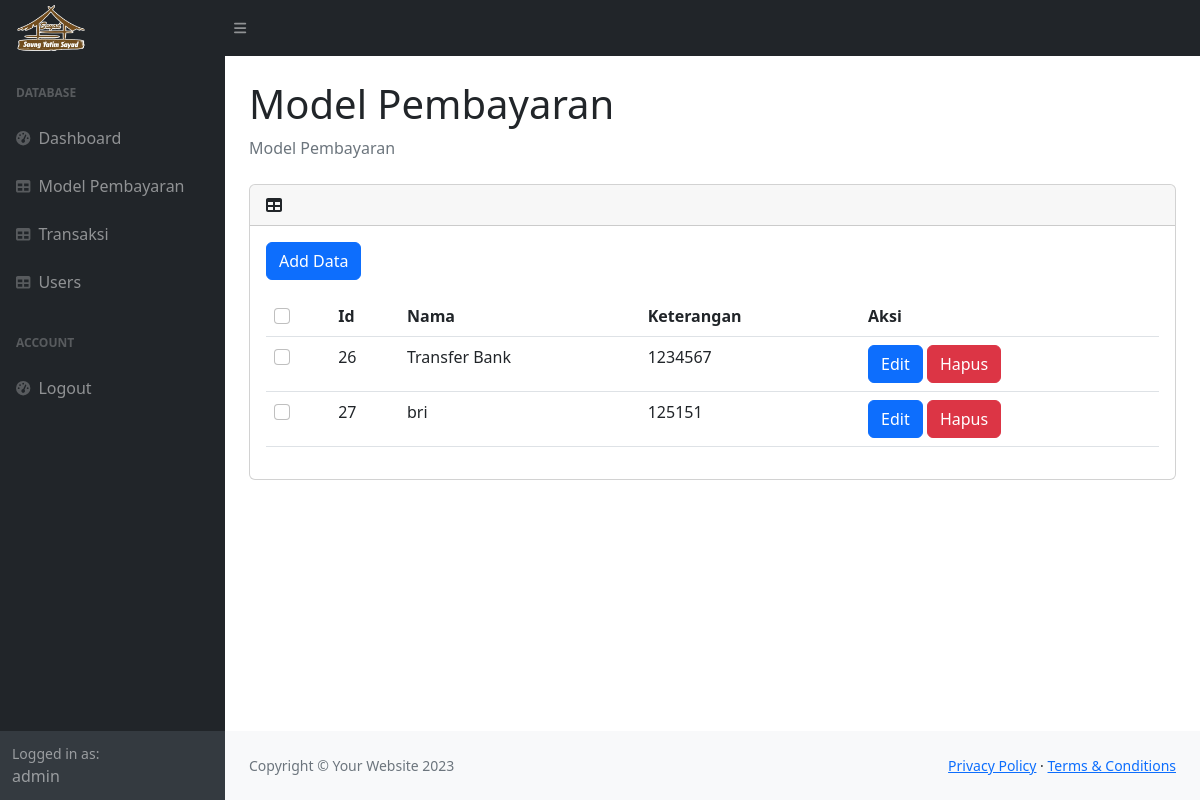
Before: /admin/modelpembayaran.php (signed in) with the older database file.
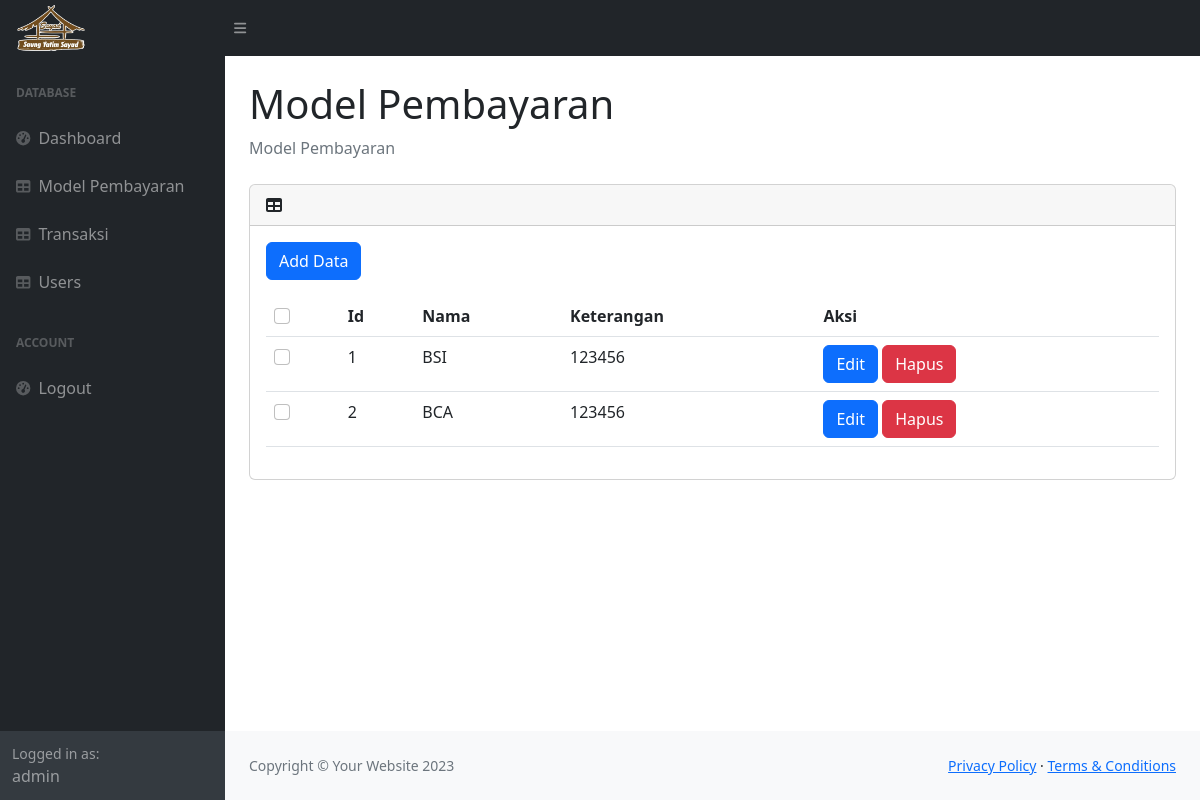
After: the same page with the newer database file.
### tables this page shows
CREATE TABLE `model_pembayaran` (
  `id_model` int(11) NOT NULL,
  `metode` varchar(50) NOT NULL,
  `keterangan` varchar(255) DEFAULT NULL,
  `is_deleted` tinyint(1) DEFAULT 0
);

### admin/modelpembayaran.php (called while the page is built, shortened)
<?php
    require_once __DIR__ . '/../models/modelpembayaran.php';
    $models = ModelPembayaran::get_all_active();
    require_once __DIR__ . '/views/layout.php';
    require_once __DIR__ . '/views/modelpembayaran.php';
?>

### models/user.php (called while the page is built, shortened)
<?php
    class User extends Model{
        protected $username;
        function get_username(){
            return $this->username;
        }
    }
?>

### models/modelpembayaran.php (called while the page is built, shortened)
<?php
    require_once __DIR__ . '/transaksi.php';
    class ModelPembayaran extends Model{
        protected $id;
        protected $nama;
        protected $keterangan;
        function __construct($id, $nama, $keterangan, $is_deleted){
            $this->id = $id;
            $this->nama = $nama;
            $this->keterangan = $keterangan;
        }
        public static function from_array($array){
            return new ModelPembayaran(
                $array[0],
                $array[1],
                $array[2],
                $array[3]
            );
        }
        function get_id(){
            return $this->id;
        }
        function get_nama(){
            return $this->nama;
        }
        function get_keterangan(){
            return $this->keterangan;
        }
        public static function get_all_active(){
            global $conn;
            $datas = [];
            $sql = "SELECT * from model_pembayaran where is_deleted='0'";
            $query = $conn->query($sql);
            if ($query->num_rows > 0){
                foreach ($query->fetch_all() as $raw_data){
                    $datas[] = static::from_array($raw_data);
                }
            }
            return $datas;
        }
    }
?>

### admin/views/modelpembayaran.php (the view, shortened to what this page needs)
<section id="content">
    <div class="container-fluid px-4">
        <h1 class="mt-4">Model Pembayaran</h1>
        <ol class="breadcrumb mb-4">
            <li class="breadcrumb-item active">Model Pembayaran</li>
        </ol>
        <div class="card mt-4">
            <div class="card-header">
                <i class="fas fa-table me-1"></i>
            </div>
            <div class="card-body">
                <button class="btn btn-primary mb-3" id="add-data-btn">Add Data</button>
                <table id="datatablehtml" class="table cell-border hover">
                    <thead>
                        <th>
                            <input class="form-check-input" type="checkbox" id="all-data-checkbox">
                        </th>
                        <th>Id</th>
                        <th>Nama</th>
                        <th>Keterangan</th>
                        <th>Aksi</th>
                    </thead>
                    <tbody>
                        <?php foreach($models as $model) { ?>
                            <tr>
                                <td>
                                    <input class="form-check-input selected-checkbox" type="checkbox" id="data-checkbox" data-id="<?=$model->get_id()?>">
                                </td>
                                <td><?=$model->get_id()?></td>
                                <td><?=$model->get_nama()?></td>
                                <td><?=$model->get_keterangan()?></td>
                                <td>
                                    <button class="btn btn-primary" id="edit-data-btn">Edit</button>
                                    <button class="btn btn-danger" id="delete-data-btn" data-id="<?=$model->get_id()?>">
                                        Hapus
                                    </button>
                                </td>
                            </tr>
                        <?php } ?>
                    </tbody>
                </table>
            </div>
        </div>
    </div>
</section>

### admin/views/layout.php (shortened to what this page needs)
<?php
require_once __DIR__ . '/../../models/user.php';
?>
<!DOCTYPE html>
<html lang="en">
<head>
    <link href="https://cdn.datatables.net/2.1.8/css/dataTables.dataTables.min.css" rel="stylesheet" />
    <link href="css/styles.css" rel="stylesheet" />
</head>
<body class="sb-nav-fixed">
    <nav class="sb-topnav navbar navbar-expand navbar-dark bg-dark">
        <a class="navbar-brand ps-3" href="index.php"><img width="70px" src="../views/img/logo.png" alt=""></a>
        <button class="btn btn-link btn-sm order-1 order-lg-0 me-4 me-lg-0" id="sidebarToggle" href="#!"><i class="fas fa-bars"></i></button>
    </nav>
    <div id="layoutSidenav">
        <div id="layoutSidenav_nav">
            <nav class="sb-sidenav accordion sb-sidenav-dark" id="sidenavAccordion">
                <div class="sb-sidenav-menu">
                    <div class="nav">
                        <div class="sb-sidenav-menu-heading">Database</div>
                        <a class="nav-link" href="index.php">
                            <div class="sb-nav-link-icon"><i class="fas fa-tachometer-alt"></i></div>
                            Dashboard
                        </a>
                        <a class="nav-link" href="modelpembayaran.php">
                            <div class="sb-nav-link-icon"><i class="fas fa-table"></i></div>
                            Model Pembayaran
                        </a>
                        <a class="nav-link" href="transaksi.php">
                            <div class="sb-nav-link-icon"><i class="fas fa-table"></i></div>
                            Transaksi
                        </a>
                        <a class="nav-link" href="users.php">
                            <div class="sb-nav-link-icon"><i class="fas fa-table"></i></div>
                            Users
                        </a>
                        <div class="sb-sidenav-menu-heading">Account</div>
                        <a class="nav-link" href="logout.php">
                            <div class="sb-nav-link-icon"><i class="fas fa-tachometer-alt"></i></div>
                            Logout
                        </a>
                    </div>
                </div>
                <div class="sb-sidenav-footer">
                    <div class="small">Logged in as:</div>
                    <?= unserialize($_SESSION['user'])->get_username() ?>
                </div>
            </nav>
        </div>
        <div id="layoutSidenav_content">
            <main id="content_location">
            </main>
            <footer class="py-4 bg-light mt-auto">
                <div class="container-fluid px-4">
                    <div class="d-flex align-items-center justify-content-between small">
                        <div class="text-muted">Copyright &copy; Your Website 2023</div>
                        <div>
                            <a href="#">Privacy Policy</a>
                            &middot;
                            <a href="#">Terms &amp; Conditions</a>
                        </div>
                    </div>
                </div>
            </footer>
        </div>
</body>
</html>

Changed rows visible on the page:
removed model_pembayaran: id_model "26", metode "Transfer Bank", keterangan "1234567"
removed model_pembayaran: id_model "27", metode "bri", keterangan "125151"
added model_pembayaran: id_model "1", metode "BSI", keterangan "123456"
added model_pembayaran: id_model "2", metode "BCA", keterangan "123456"
